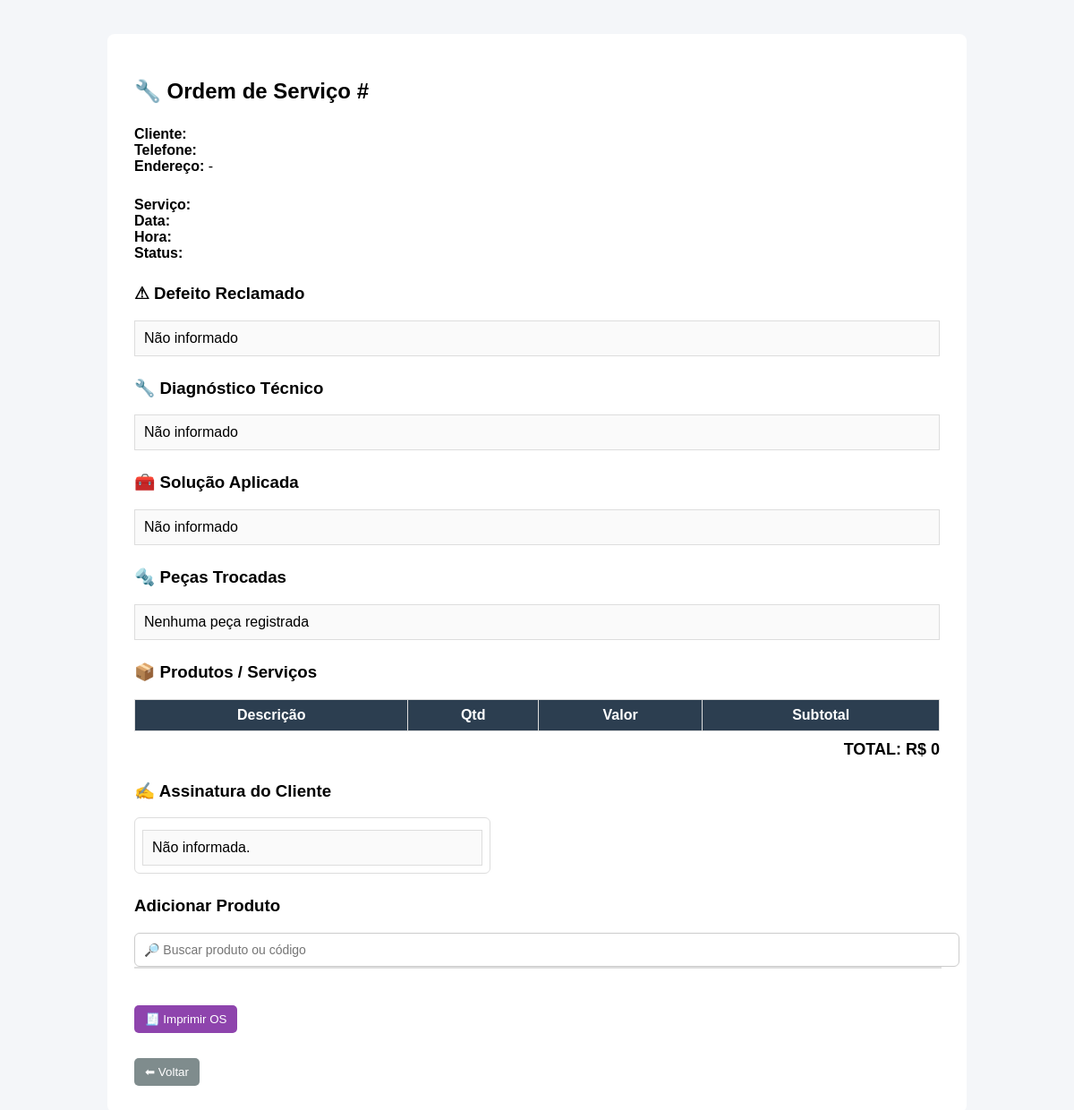
/ordem/33 (signed in), run on an earlier commit of the app's database.
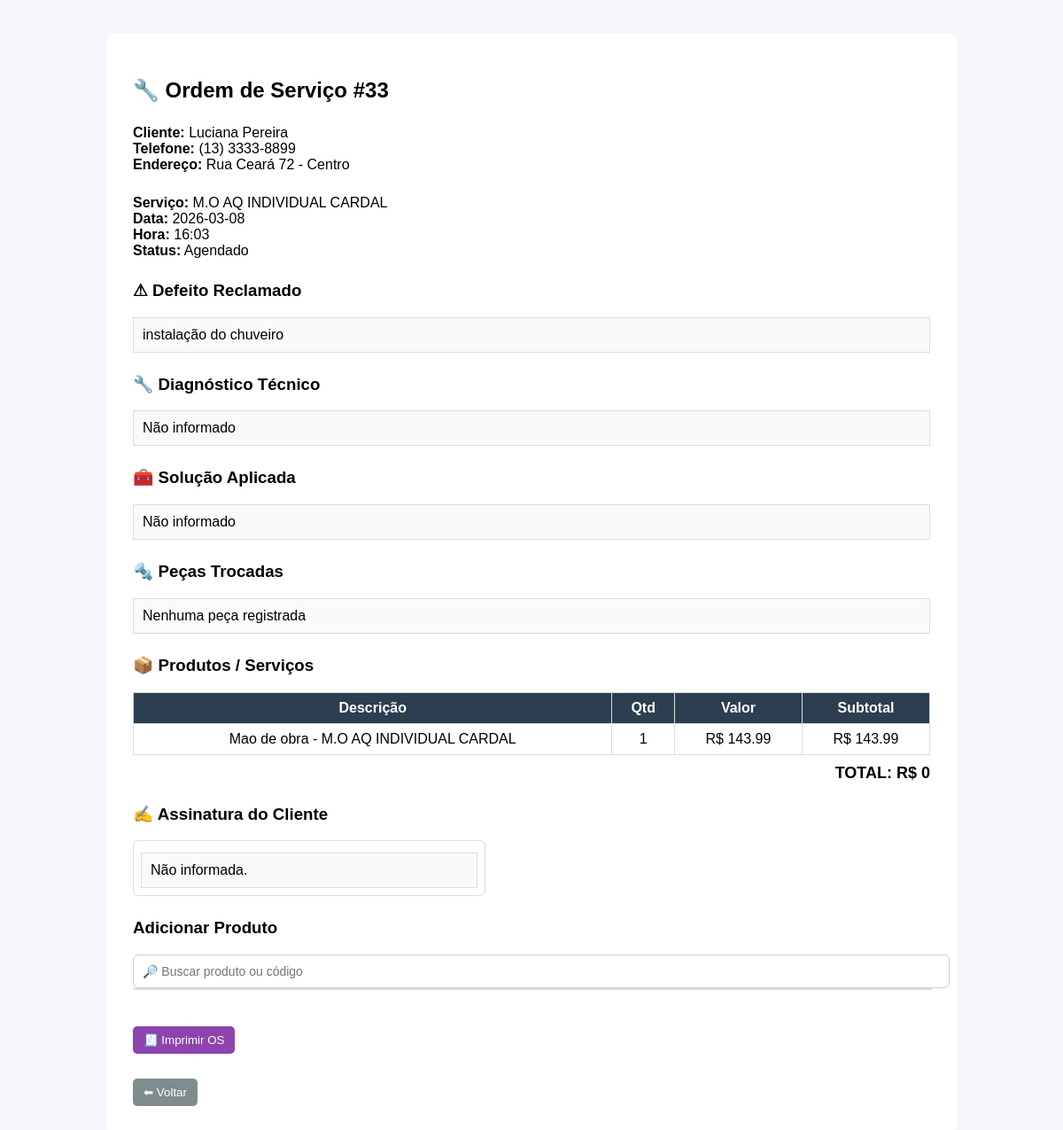
And on a later commit of the database.
### tables this page shows
CREATE TABLE ordem_servico (
    id INTEGER PRIMARY KEY AUTOINCREMENT,
    servico_nome TEXT NOT NULL,
    data_agendamento TEXT NOT NULL,
    status TEXT DEFAULT 'Agendado',
    data_criacao TEXT NOT NULL
, cliente_id INTEGER, hora TEXT, tecnico_id INTEGER, defeito_reclamado TEXT, produto_defeito TEXT, observacao TEXT, diagnostico TEXT, solucao TEXT, pecas_trocadas TEXT, checklist_json TEXT, assinatura_nome TEXT, assinatura_data TEXT, foto_inicio TEXT, foto_fim TEXT, assinatura_imagem TEXT, movimento_id INTEGER);

CREATE TABLE clientes (
    id INTEGER PRIMARY KEY AUTOINCREMENT,
    tipo TEXT,  -- PF ou PJ

    nome TEXT,
    razao_social TEXT,

    cpf TEXT,
    cnpj TEXT,

    telefone TEXT,
    whatsapp TEXT,
    email TEXT,

    endereco TEXT,
    numero TEXT,
    bairro TEXT,
    cidade TEXT,
    cep TEXT,

    endereco_entrega TEXT,
    numero_entrega TEXT,
    bairro_entrega TEXT,
    cidade_entrega TEXT,
    cep_entrega TEXT,

    observacoes TEXT,
    data_cadastro TEXT
);

CREATE TABLE itens_ordem_servico (
id INTEGER PRIMARY KEY AUTOINCREMENT,
os_id INTEGER,
produto_id INTEGER,
descricao TEXT,
quantidade INTEGER,
valor REAL,
subtotal REAL
);

### app.py (the view)
@app.route("/ordem/<int:id>")
def ver_ordem(id):
    conn = get_db()
    conn.row_factory = sqlite3.Row
    cursor = conn.cursor()
    cursor.execute("""
    SELECT os.*,
           c.nome,
           c.telefone,
           c.endereco,
           c.numero,
           c.bairro,
           c.cidade
    FROM ordem_servico os
    LEFT JOIN clientes c ON os.cliente_id = c.id
    WHERE os.id = ?
    """, (id,))
    ordem = cursor.fetchone()
    cursor.execute("""
    SELECT *
    FROM itens_ordem_servico
    WHERE os_id = ?
    """, (id,))
    itens = cursor.fetchall()
    conn.close()
    return render_template(
        "ver_ordem.html",
        ordem=ordem,
        itens=itens
    )

### app.py (called while the page is built, shortened)
def get_db():
    conn = sqlite3.connect("database.db", timeout=10)
    conn.row_factory = sqlite3.Row
    return conn

def ensure_funcionarios_auth_columns():
    global AUTH_SCHEMA_READY
    if AUTH_SCHEMA_READY:
        return

@app.before_request
def validar_acesso():
    ensure_funcionarios_auth_columns()
    endpoint = request.endpoint or ""
    if endpoint in AUTH_PUBLIC_ENDPOINTS:
        return None
    if endpoint.startswith("static"):
        return None
    if "user_id" not in session:
        return redirect(url_for("login", next=request.path))
    if endpoint in PROPRIETARIO_ENDPOINTS and (session.get("user_role") != "proprietario"):
        return resposta_acesso_negado("Acesso permitido apenas para proprietario.")
    if endpoint in GERENTE_ENDPOINTS and nivel_usuario() < ROLE_LEVEL["gerente"]:
        return resposta_acesso_negado("Acesso permitido para gerente ou proprietario.")
    return None

@app.context_processor
def injetar_usuario():
    return {
        "usuario_logado": session.get("user_nome"),
        "perfil_logado": session.get("user_role"),
    }

### templates/ver_ordem.html (shortened to what this page needs)
<!DOCTYPE html>
<html>
<head>
</head>
<body>
<div class="container">
<h2>🔧 Ordem de Serviço #{{ ordem.id }}</h2>
<div class="section">
<b>Cliente:</b> {{ ordem.nome }} <br>
<b>Telefone:</b> {{ ordem.telefone }} <br>
<b>Endereço:</b>
{{ ordem.endereco }} {{ ordem.numero }} - {{ ordem.bairro }}
</div>
<div class="section">
<b>Serviço:</b> {{ ordem.servico_nome }} <br>
<b>Data:</b> {{ ordem.data_agendamento }} <br>
<b>Hora:</b> {{ ordem.hora }} <br>
<b>Status:</b> {{ ordem.status }}
</div>
<div class="section">
<h3>⚠ Defeito Reclamado</h3>
<div class="box">
{{ ordem.defeito_reclamado or "Não informado" }}
</div>
</div>
<div class="section">
<h3>🔧 Diagnóstico Técnico</h3>
<div class="box">
{{ ordem.diagnostico or "Não informado" }}
</div>
</div>
<div class="section">
<h3>🧰 Solução Aplicada</h3>
<div class="box">
{{ ordem.solucao or "Não informado" }}
</div>
</div>
<div class="section">
<h3>🔩 Peças Trocadas</h3>
<div class="box">
{{ ordem.pecas_trocadas or "Nenhuma peça registrada" }}
</div>
</div>
<div class="section">
<h3>📦 Produtos / Serviços</h3>
<table>
<tr>
<th>Descrição</th>
<th>Qtd</th>
<th>Valor</th>
<th>Subtotal</th>
</tr>
{% set total = 0 %}
{% for item in itens %}
<tr>
<td>{{ item.descricao }}</td>
<td>{{ item.quantidade }}</td>
<td>R$ {{ item.valor }}</td>
<td>R$ {{ item.subtotal }}</td>
</tr>
{% set total = total + item.subtotal %}
{% endfor %}
</table>
<div class="total">
<b>TOTAL: R$ {{ total }}</b>
</div>
</div>
<div class="section">
<h3>✍ Assinatura do Cliente</h3>
<div class="assinatura-box">
{% if ordem.assinatura_imagem %}
<img src="{{ ordem.assinatura_imagem }}" alt="Assinatura do cliente">
{% elif ordem.assinatura_nome %}
<div class="box">{{ ordem.assinatura_nome }}</div>
{% else %}
<div class="box">Não informada.</div>
{% endif %}
</div>
</div>
<div class="section">
<h3>Adicionar Produto</h3>
<div class="busca-box">
<input type="text" id="buscar_produto" placeholder="🔎 Buscar produto ou código">
<div id="resultado_busca"></div>
</div>
</div>
<br>
<button onclick="window.print()" class="btn-print">
🧾 Imprimir OS
</button>
<br><br>
<a href="/ordens_servico">
<button class="btn-voltar">⬅ Voltar</button>
</a>
</div>
</body>
</html>

### templates/ver_ordem.html (style rules this page uses)
body { font-family:Arial; background:#f4f6f9; padding:30px; }
.container { background:white; padding:30px; border-radius:8px; max-width:900px; margin:auto; }
h2 { margin-bottom:20px; }
.section { margin-top:25px; }
.box { border:1px solid #ddd; padding:10px; margin-top:5px; background:#fafafa; }
table { width:100%; border-collapse:collapse; margin-top:10px; }
th,td { border:1px solid #ddd; padding:8px; text-align:center; }
th { background:#2c3e50; color:white; }
.total { text-align:right; font-size:18px; margin-top:10px; }
button { padding:8px 12px; border:none; border-radius:5px; cursor:pointer; margin-top:10px; }
.btn-voltar { background:#7f8c8d; color:white; }
.btn-print { background:#8e44ad; color:white; }
.busca-box { position:relative; margin-bottom:15px; }
#buscar_produto { width:100%; padding:10px; border-radius:6px; border:1px solid #ccc; font-size:14px; }
#resultado_busca { position:absolute; width:100%; background:white; border:1px solid #ddd; max-height:200px; overflow:auto; z-index:100; }
.assinatura-box { border:1px solid #ddd; border-radius:6px; padding:8px; background:#fff; margin-top:8px; max-width:380px; }

What changed in the data, as far as the page shows it:
added ordem_servico: id "33", servico_nome "M.O AQ INDIVIDUAL CARDAL", data_agendamento "2026-03-08", hora "16:03", status "Agendado", defeito_reclamado "instalação do chuveiro"
now on this page (row unchanged): clientes: nome "Luciana Pereira", telefone "(13) 3333-8899", endereco "Rua Ceará", numero "72", bairro "Centro"
added itens_ordem_servico: descricao "Mao de obra - M.O AQ INDIVIDUAL CARDAL", quantidade "1", valor "143.99", subtotal "143.99"
Also different on the page:
{{ ordem.defeito_reclamado or "Não informado" }}: "Não informado" → (not shown)
